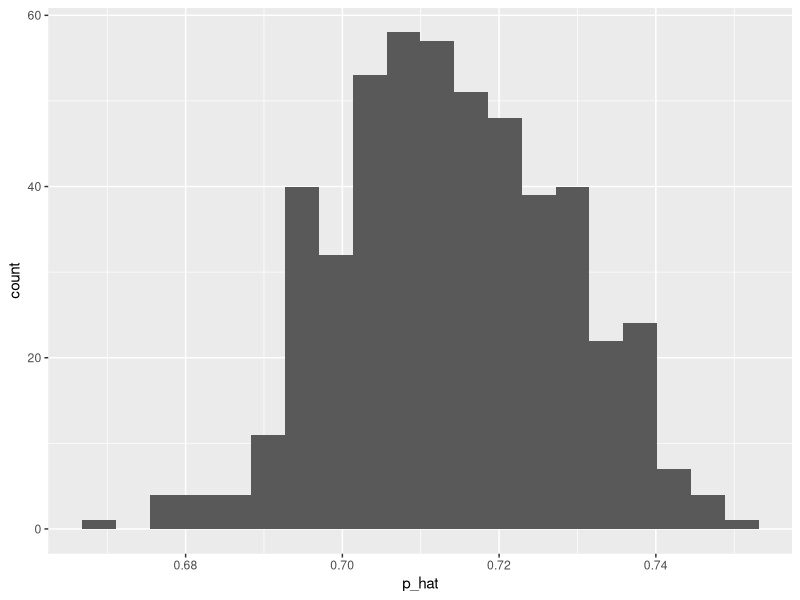

The R script that drew this image:
## ---- chunk 1
knitr::opts_chunk$set(echo = TRUE)
library(ggplot2)
library(dplyr)
## ---- chunk 2
# Step 0
pop <- c(rep("Apple", 10000), rep("Android", 4000)) # population
true_proportion <- sum(pop == "Apple") / 14000
true_proportion  # population proportion p

# Step 1 
n = 1000 # sample size
my_sample <- sample(pop, n)
glimpse(my_sample) # your sample
p_hat <- sum(my_sample == "Apple") / n
p_hat
## ---- chunk 3
p_hat_vector = read.csv("p_hat_vector.csv")
p_hat_vector = p_hat_vector$x
## ---- chunk 4

sample_data <- data.frame(p_hat = p_hat_vector) #p_hat is the name of the column

# Histogram of p_hat
ggplot(data=sample_data, aes(x=p_hat)) + geom_histogram(bins=20)


## ---- chunk 5
# get the sample mean and standard deviation of the sampled proportions

p_hat_data <- data.frame(p_hat = p_hat_vector)

# mean
p_hat_mean = mean(p_hat_data$p_hat)

# standard deviation
p_hat_sd = sd(p_hat_data$p_hat)
p_hat_sd


## ---- chunk 6


# let's check 68-95-99.7 rule

df <- p_hat_data$p_hat

# within 1 standard deviation 
range <-  (df > (p_hat_mean - 1 * p_hat_sd)) & (df < (p_hat_mean + 1 * p_hat_sd))

df_temp <- df[ range ]

rate <- length(df_temp) / length(df)
rate



## ---- chunk 7


abs(rate - 0.68) < 0.05 # abs function gives absolute value



